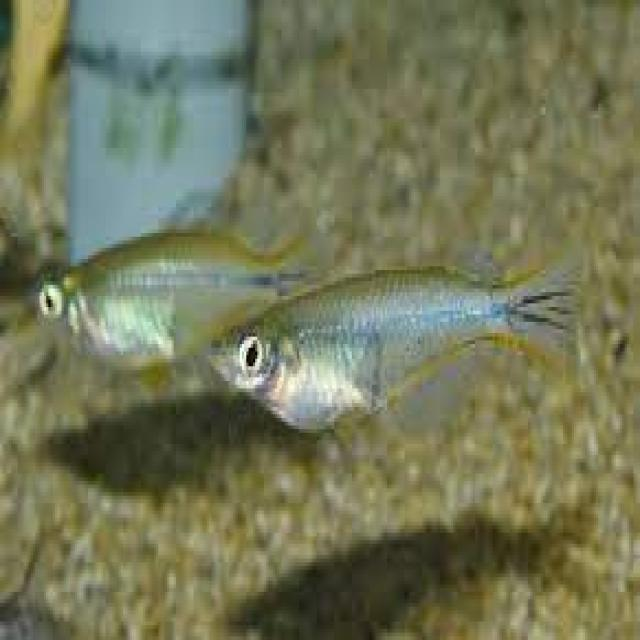
#> input picture image.jpg, 640 x 640 px
$ python 'augmentation_dataset copy.py'
#> lines starting #> are read from the running program, lines starting #| are printed output that depends on the picture
#> further down, img is the input picture: shape (640, 640, 3); mean B, G, R 87.9, 119, 115.2
import cv2
import numpy as np
import random
import matplotlib.pyplot as plt

# ----------------------------
# HSV augmentation
# ----------------------------
def augment_hsv(img, hsv_h=0.015, hsv_s=0.7, hsv_v=0.4):
#> called with hsv_h = 0.015, hsv_s = 0.7, hsv_v = 0.4
    hsv = cv2.cvtColor(img, cv2.COLOR_BGR2HSV).astype(np.float32)
    hsv[..., 0] = (hsv[..., 0] + hsv_h * 180) % 180
    hsv[..., 1] = np.clip(hsv[..., 1] * (1 + hsv_s), 0, 255)
    hsv[..., 2] = np.clip(hsv[..., 2] * (1 + hsv_v), 0, 255)
    return cv2.cvtColor(hsv.astype(np.uint8), cv2.COLOR_HSV2BGR)
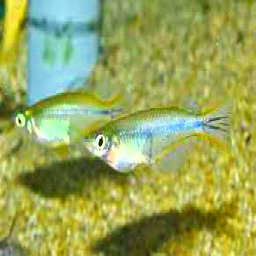
#> returned value: shape (256, 256, 3); mean B, G, R 89.6, 165.3, 151.4

# ----------------------------
# Translation
# ----------------------------
def translate(img, frac=0.1):
#> called with frac = 0.1
    h, w = img.shape[:2]
#> h = 256; w = 256
    tx = int(frac * w)
#> tx = 25
    ty = int(frac * h)
#> ty = 25
    M = np.float32([[1, 0, tx],
                    [0, 1, ty]])
#> M = [[1, 0, 25], [0, 1, 25]]
    return cv2.warpAffine(img, M, (w, h))
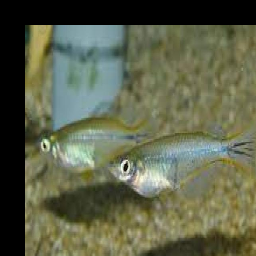
#> returned value: shape (256, 256, 3); mean of channels 0, 1, 2 74.4, 98.4, 94.1; drawn as B, G, R

# ----------------------------
# Scaling
# ----------------------------
def scale(img, gain=0.5):
#> called with gain = 0.5
    h, w = img.shape[:2]
#> h = 256; w = 256
    scaled = cv2.resize(img, None, fx=gain, fy=gain)
    canvas = np.zeros_like(img)
    sh, sw = scaled.shape[:2]
#> sh = 128; sw = 128
    canvas[:sh, :sw] = scaled
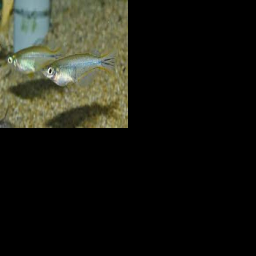
#> canvas: shape (256, 256, 3); mean B, G, R 22, 29.8, 28.8
    return canvas

# ----------------------------
# Flip Left–Right
# ----------------------------
def fliplr(img):
    return cv2.flip(img, 1)

# ----------------------------
# Mosaic (reuse same image 4×)
# ----------------------------
def mosaic_single_image(img, size=256):
#> called with size = 128
    img = cv2.resize(img, (size, size))
    top = np.hstack((img, img))
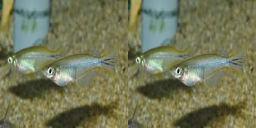
#> top: shape (128, 256, 3); mean of channels 0, 1, 2 87.9, 119.1, 115.3; drawn as B, G, R
    bottom = np.hstack((img, img))
    return np.vstack((top, bottom))
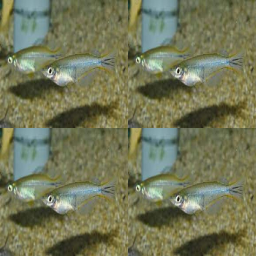
#> returned value: shape (256, 256, 3); mean of channels 0, 1, 2 87.9, 119.1, 115.3; drawn as B, G, R

# ----------------------------
# Random Erasing
# ----------------------------
def random_erasing(img, erase_ratio=0.4):
#> called with erase_ratio = 0.4
    h, w = img.shape[:2]
#> h = 256; w = 256
    eh, ew = int(h * erase_ratio), int(w * erase_ratio)
#> eh = 102; ew = 102
    x = random.randint(0, w - ew)
#> x = 98
    y = random.randint(0, h - eh)
#> y = 107
    erased = img.copy()
    erased[y:y+eh, x:x+ew] = np.random.randint(0, 255, (eh, ew, 3))
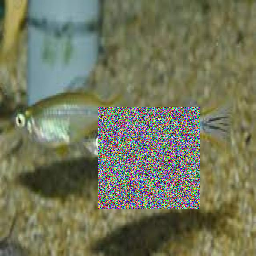
#> erased: shape (256, 256, 3); mean B, G, R 91.6, 118.2, 115
    return erased

# ----------------------------
# Convert BGR → RGB for plotting
# ----------------------------
def bgr2rgb(img):
    return cv2.cvtColor(img, cv2.COLOR_BGR2RGB)

# ----------------------------
# MAIN (aesthetic figure)
# ----------------------------
if __name__ == "__main__":
    img = cv2.imread("image.jpg")
    img = cv2.resize(img, (256, 256))

    images = [
        img,
        augment_hsv(img),
        translate(img, 0.1),
        scale(img, 0.5),
        fliplr(img),
        mosaic_single_image(img, 128),
        random_erasing(img, 0.4)
    ]

    titles = [
        "Original",
        "HSV Augmentation",
        "Translation",
        "Scaling",
        "Flip (Left–Right)",
        "Mosaic (2×2)",
        "Random Erasing"
    ]

    # Create a clean grid layout
    fig, axes = plt.subplots(2, 4, figsize=(16, 8))
    axes = axes.ravel()

    for i, ax in enumerate(axes):
        if i < len(images):
            ax.imshow(bgr2rgb(images[i]))
            ax.set_title(titles[i], fontsize=12, fontweight="bold")
        ax.axis("off")

    # Global title
    fig.suptitle("Visualization of Preprocessing and Data Augmentation Steps",
                 fontsize=18, fontweight="bold")

    # Tight layout for paper-quality aesthetics
    plt.tight_layout(rect=[0, 0, 1, 0.95])
    plt.savefig("preprocessing_overview.png", dpi=300, bbox_inches="tight")
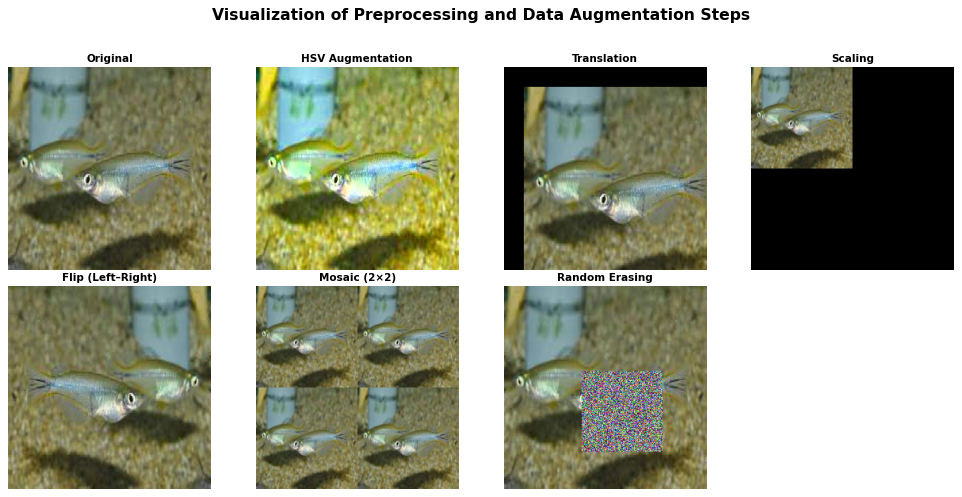
#> figure drawn by matplotlib, 7 panels
    plt.show()
